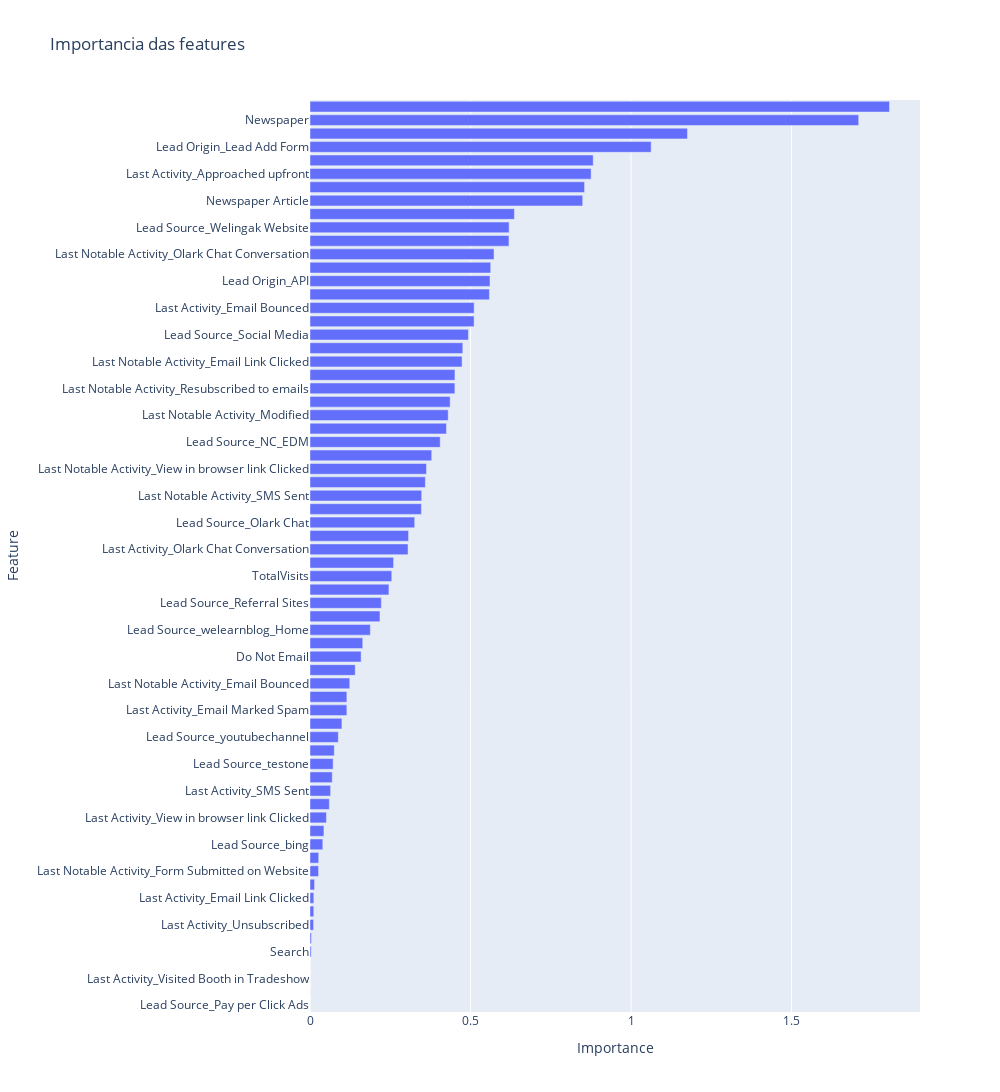

Write notebook code for a chart like this one.
### Code cell
fig = px.bar(df_feature_importance, x='Importance', y='Feature', orientation='h', title='Importancia das features')
fig.update_layout(height=1280, width=1000)
fig.show()

### Figure 1 — Plotly figure (JSON) as saved in the notebook; plotly's stock layout.template omitted (floating-point values rounded to 4 significant figures)
{"data": [{"hovertemplate": "Importance=%{x}<br>Feature=%{y}<extra></extra>", "legendgroup": "", "marker": {"color": "#636efa", "pattern": {"shape": ""}}, "name": "", "orientation": "h", "showlegend": false, "textposition": "auto", "type": "bar", "x": [0.0, 0.0, 0.0, 0.0, 0.003799, 0.004356, 0.01105, 0.01173, 0.01182, 0.0142, 0.02664, 0.02714, 0.03994, 0.04337, 0.05118, 0.06023, 0.06413, 0.06927, 0.07206, 0.07559, 0.08811, 0.09942, 0.1148, 0.1148, 0.1238, 0.1408, 0.1592, 0.1643, 0.1879, 0.2179, 0.2222, 0.2458, 0.2547, 0.2603, 0.3053, 0.307, 0.3261, 0.347, 0.3479, 0.3593, 0.3628, 0.3791, 0.4055, 0.425, 0.4304, 0.4365, 0.4513, 0.4515, 0.4736, 0.4759, 0.4934, 0.5111, 0.5113, 0.5589, 0.5607, 0.5628, 0.5732, 0.6197, 0.6202, 0.6366, 0.8493, 0.8552, 0.8756, 0.882, 1.063, 1.176, 1.709, 1.805], "xaxis": "x", "y": ["Lead Source_Pay per Click Ads", "Lead Source_Live Chat", "Last Activity_Visited Booth in Tradeshow", "Last Notable Activity_Approached upfront", "Search", "Digital Advertisement", "Last Activity_Unsubscribed", "A free copy of Mastering The Interview", "Last Activity_Email Link Clicked", "Last Activity_Email Opened", "Last Notable Activity_Form Submitted on Website", "Last Notable Activity_Unsubscribed", "Lead Source_bing", "Lead Source_Google", "Last Activity_View in browser link Clicked", "Page Views Per Visit", "Last Activity_SMS Sent", "Lead Source_Organic Search", "Lead Source_testone", "Lead Origin_Lead Import", "Lead Source_youtubechannel", "Last Notable Activity_Email Received", "Last Activity_Email Marked Spam", "Last Notable Activity_Email Marked Spam", "Last Notable Activity_Email Bounced", "Lead Source_Reference", "Do Not Email", "Lead Source_Click2call", "Lead Source_welearnblog_Home", "Last Notable Activity_Page Visited on Website", "Lead Source_Referral Sites", "Lead Source_Direct Traffic", "TotalVisits", "Last Activity_Form Submitted on Website", "Last Activity_Olark Chat Conversation", "Lead Source_WeLearn", "Lead Source_Olark Chat", "Last Activity_Unreachable", "Last Notable Activity_SMS Sent", "Last Activity_Page Visited on Website", "Last Notable Activity_View in browser link Clicked", "Last Activity_Email Received", "Lead Source_NC_EDM", "Last Notable Activity_Email Opened", "Last Notable Activity_Modified", "Through Recommendations", "Last Notable Activity_Resubscribed to emails", "Last Activity_Resubscribed to emails", "Last Notable Activity_Email Link Clicked", "Lead Source_blog", "Lead Source_Social Media", "Lead Source_Facebook", "Last Activity_Email Bounced", "Last Activity_Had a Phone Conversation", "Lead Origin_API", "Lead Origin_Landing Page Submission", "Last Notable Activity_Olark Chat Conversation", "Last Notable Activity_Had a Phone Conversation", "Lead Source_Welingak Website", "Last Activity_Converted to Lead", "Newspaper Article", "Total Time Spent on Website", "Last Activity_Approached upfront", "Last Notable Activity_Unreachable", "Lead Origin_Lead Add Form", "Do Not Call", "Newspaper", "X Education Forums"], "yaxis": "y"}], "layout": {"barmode": "relative", "height": 1280, "legend": {"tracegroupgap": 0}, "title": {"text": "Importancia das features"}, "width": 1000, "xaxis": {"anchor": "y", "domain": [0, 1], "title": {"text": "Importance"}}, "yaxis": {"anchor": "x", "domain": [0, 1], "title": {"text": "Feature"}}}}
